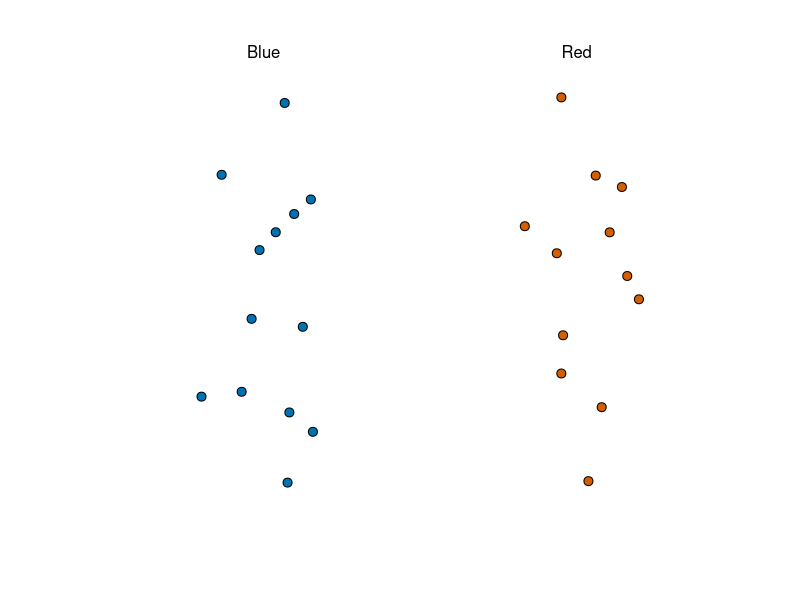
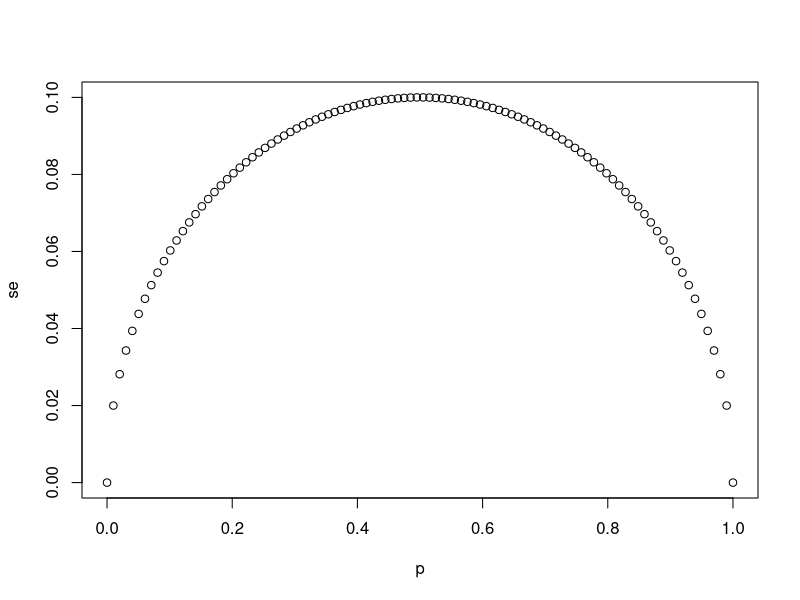
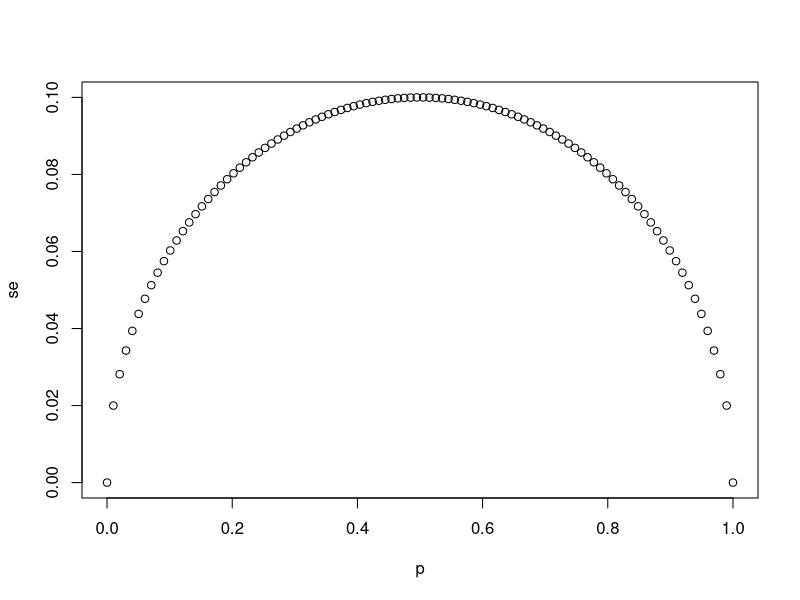
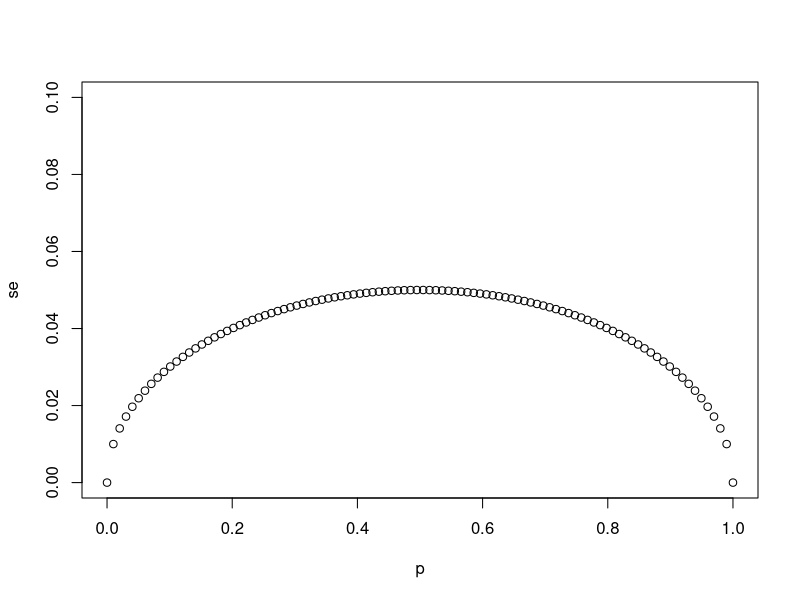
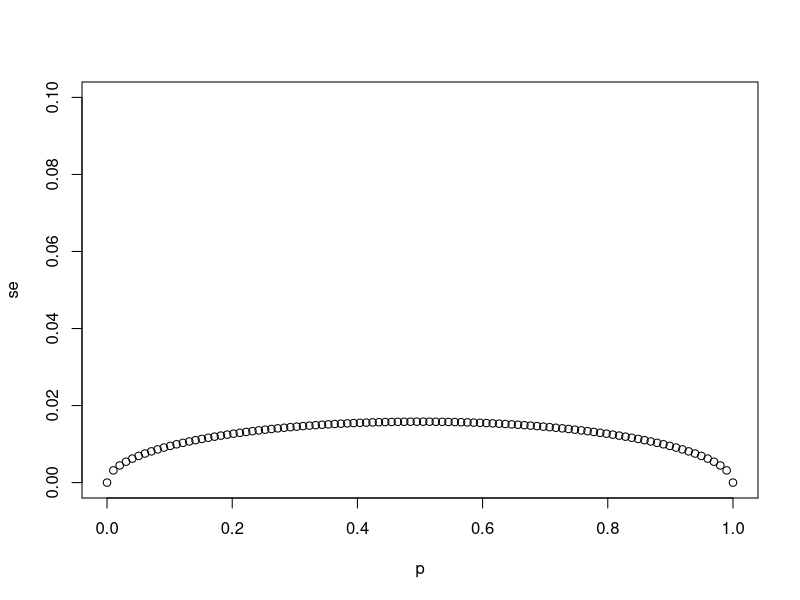
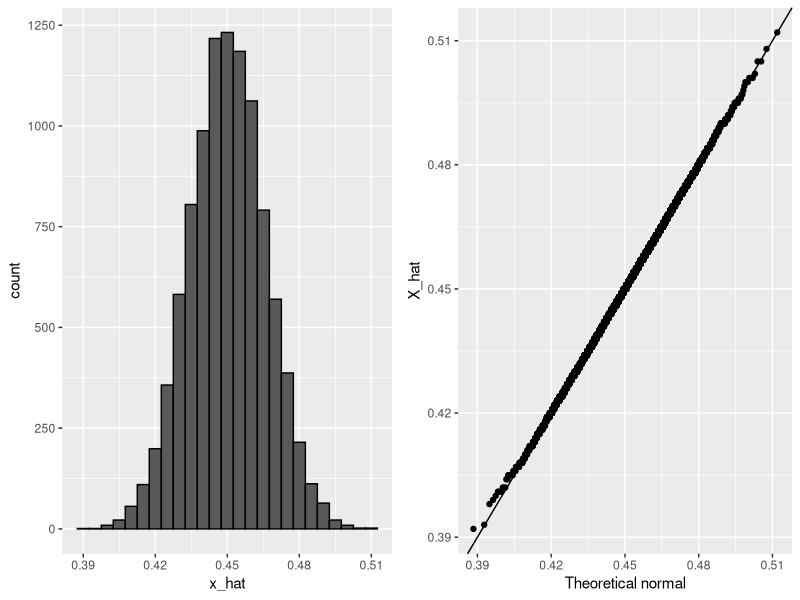
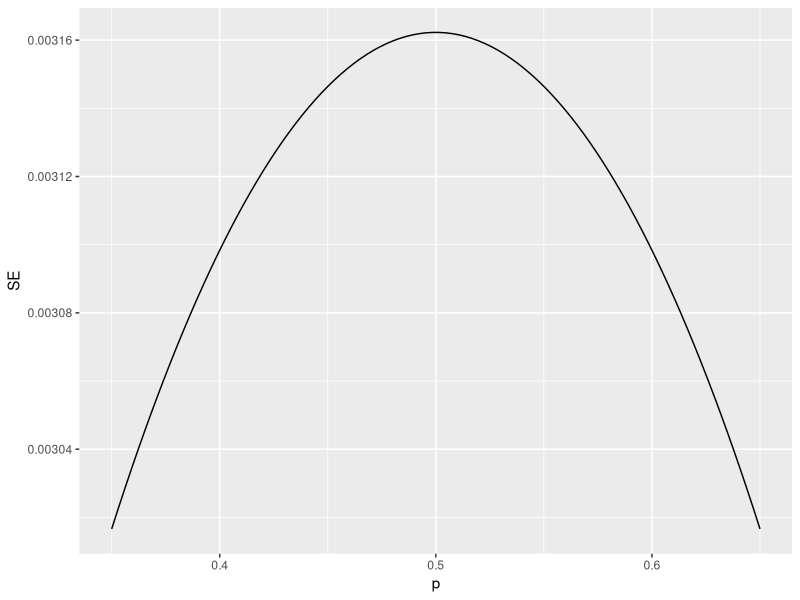
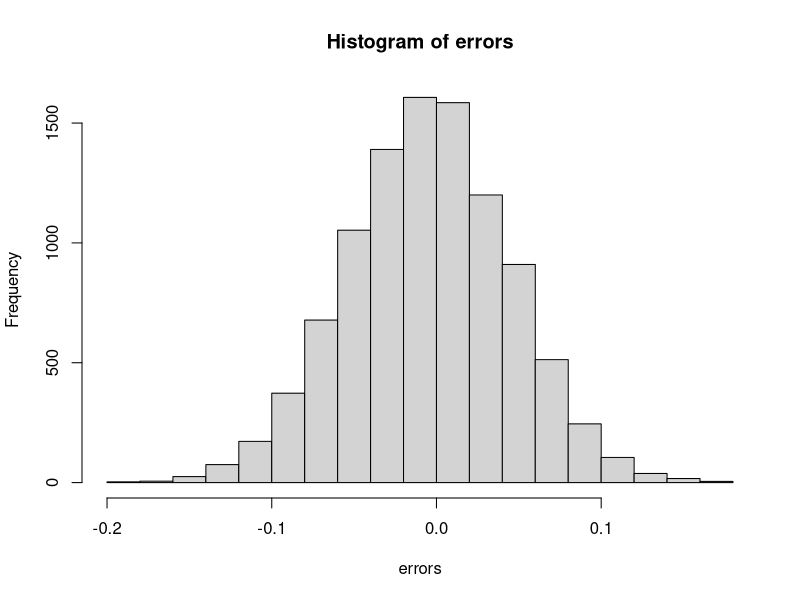

Generate these figures, in order, with R:
## ---- chunk 1
knitr::opts_chunk$set(echo = TRUE)
## ---- chunk 2
if(!require(tidyverse)) install.packages("tidyverse")
if(!require(dslabs)) install.packages("dslabs")

library(tidyverse)
library(dslabs)
take_poll(25)    # draw 25 beads
## ---- chunk 3
# `N` represents the number of people polled
N <- 25

# Create a variable `p` that contains 100 proportions ranging from 0 to 1 using the `seq` function
p <- seq(0, 1, length.out = 100)

# Create a variable `se` that contains the standard error of each sample average
se <- sqrt(p * (1 - p)/N)

# Plot `p` on the x-axis and `se` on the y-axis
plot(p,se)
## ---- chunk 4
# The vector `p` contains 100 proportions of Democrats ranging from 0 to 1 using the `seq` function
p <- seq(0, 1, length = 100)

# The vector `sample_sizes` contains the three sample sizes
sample_sizes <- c(25, 100, 1000)

# Write a for-loop that calculates the standard error `se` for every value of `p` for each of the three samples sizes `N` in the vector `sample_sizes`. Plot the three graphs, using the `ylim` argument to standardize the y-axis across all three plots.
for (N in sample_sizes)
{
se <- sqrt(p * (1 - p)/N)
plot(p,se,ylim = c(0,0.1))
}
## ---- chunk 5
# `N` represents the number of people polled
N <- 25

# `p` represents the proportion of Democratic voters
p <- 0.45

# Calculate the standard error of the spread. Print this value to the console.
2*sqrt((p*(1-p)/N))
## ---- chunk 6
X_hat <- 0.48
se <- sqrt(X_hat*(1-X_hat)/25)
pnorm(0.01/se) - pnorm(-0.01/se)
## ---- chunk 7
p <- 0.45    # unknown p to estimate
N <- 1000

# simulate one poll of size N and determine x_hat
x <- sample(c(0,1), size = N, replace = TRUE, prob = c(1-p, p))
x_hat <- mean(x)

# simulate B polls of size N and determine average x_hat
B <- 10000    # number of replicates
N <- 1000    # sample size per replicate
x_hat <- replicate(B, {
    x <- sample(c(0,1), size = N, replace = TRUE, prob = c(1-p, p))
    mean(x)
})
## ---- chunk 8
if(!require(gridExtra)) install.packages("gridExtra")

library(gridExtra)
p1 <- data.frame(x_hat = x_hat) %>%
    ggplot(aes(x_hat)) +
    geom_histogram(binwidth = 0.005, color = "black")
p2 <- data.frame(x_hat = x_hat) %>%
    ggplot(aes(sample = x_hat)) +
    stat_qq(dparams = list(mean = mean(x_hat), sd = sd(x_hat))) +
    geom_abline() +
    ylab("X_hat") +
    xlab("Theoretical normal")
grid.arrange(p1, p2, nrow=1)
## ---- chunk 9
N <- 100000
p <- seq(0.35, 0.65, length = 100)
SE <- sapply(p, function(x) 2*sqrt(x*(1-x)/N))
data.frame(p = p, SE = SE) %>%
    ggplot(aes(p, SE)) +
    geom_line()
## ---- chunk 10
# Write a function called `take_sample` that takes `p` and `N` as arguements and returns the average value of a randomly sampled population.
take_sample <- function(p, N) {
  x <- sample(c(0,1), size = N, replace = TRUE, prob = c(1-p, p))
  return(mean(x))
}

# Use the `set.seed` function to make sure your answer matches the expected result after random sampling
set.seed(1)

# Define `p` as the proportion of Democrats in the population being polled
p <- 0.45

# Define `N` as the number of people polled
N <- 100

# Call the `take_sample` function to determine the sample average of `N` randomly selected people from a population containing a proportion of Democrats equal to `p`. Print this value to the console.
take_sample(p, N)
## ---- chunk 11
# Define `p` as the proportion of Democrats in the population being polled
p <- 0.45

# Define `N` as the number of people polled
N <- 100

# The variable `B` specifies the number of times we want the sample to be replicated
B <- 10000

# Use the `set.seed` function to make sure your answer matches the expected result after random sampling
set.seed(1)

# Create an objected called `errors` that replicates subtracting the result of the `take_sample` function from `p` for `B` replications
errors <- replicate(B, p - take_sample(p, N))

# Calculate the mean of the errors. Print this value to the console.
mean(errors)
hist(errors)
## ---- chunk 12
# Define `p` as the proportion of Democrats in the population being polled
p <- 0.45

# Define `N` as the number of people polled
N <- 100

# The variable `B` specifies the number of times we want the sample to be replicated
B <- 10000

# Use the `set.seed` function to make sure your answer matches the expected result after random sampling
set.seed(1)

# We generated `errors` by subtracting the estimate from the actual proportion of Democratic voters
errors <- replicate(B, p - take_sample(p, N))

# Calculate the mean of the absolute value of each simulated error. Print this value to the console.
mean(abs(errors))
## ---- chunk 13
# Define `p` as the proportion of Democrats in the population being polled
p <- 0.45

# Define `N` as the number of people polled
N <- 100

# The variable `B` specifies the number of times we want the sample to be replicated
B <- 10000

# Use the `set.seed` function to make sure your answer matches the expected result after random sampling
set.seed(1)

# We generated `errors` by subtracting the estimate from the actual proportion of Democratic voters
errors <- replicate(B, p - take_sample(p, N))

# Calculate the standard deviation of `errors`
sqrt(mean(errors^2))
## ---- chunk 14
# Define `p` as the expected value equal to 0.45
p <- 0.45

# Define `N` as the sample size
N <- 100

# Calculate the standard error
sqrt(p*(1-p)/N)
## ---- chunk 15
# Define `p` as a proportion of Democratic voters to simulate
p <- 0.45

# Define `N` as the sample size
N <- 100

# Use the `set.seed` function to make sure your answer matches the expected result after random sampling
set.seed(1)

# Define `X` as a random sample of `N` voters with a probability of picking a Democrat ('1') equal to `p`
X <- sample(c(0,1), size = N, replace = TRUE, prob = c(1-p, p))

# Define `X_bar` as the average sampled proportion
X_bar <- mean(X)

# Calculate the standard error of the estimate. Print the result to the console.
se <- sqrt((X_bar*(1-X_bar)/N))
se
## ---- chunk 16
N <- seq(100, 5000, len = 100)
p <- 0.5
se <- sqrt(p*(1-p)/N)
plot(se, N)
## ---- chunk 17
# Define `p` as the proportion of Democrats in the population being polled
p <- 0.45

# Define `N` as the number of people polled
N <- 100

# The variable `B` specifies the number of times we want the sample to be replicated
B <- 10000

# Use the `set.seed` function to make sure your answer matches the expected result after random sampling
set.seed(1)

# Generate `errors` by subtracting the estimate from the actual proportion of Democratic voters
errors <- replicate(B, p - take_sample(p, N))

# Generate a qq-plot of `errors` with a qq-line showing a normal distribution
qqnorm(errors)
qqline(errors)
## ---- chunk 18
# Define `p` as the proportion of Democrats in the population being polled
p <- 0.45

# Define `N` as the number of people polled
N <- 100

# Calculate the probability that the estimated proportion of Democrats in the population is greater than 0.5. Print this value to the console.

1-pnorm(0.5, p, sqrt(p*(1-p)/N))
## ---- chunk 19
# Define `N` as the number of people polled
N <-100

# Define `X_hat` as the sample average
X_hat <- 0.51

# Define `se_hat` as the standard error of the sample average
se_hat <- sqrt(X_hat*(1-X_hat)/N)

# Calculate the probability that the error is 0.01 or larger
1-pnorm(0.01,0,se_hat) + pnorm(-0.01,0,se_hat)
## ---- chunk 20
data("nhtemp")
data.frame(year = as.numeric(time(nhtemp)), temperature = as.numeric(nhtemp)) %>%
    ggplot(aes(year, temperature)) +
    geom_point() +
    geom_smooth() +
    ggtitle("Average Yearly Temperatures in New Haven")
## ---- chunk 21
p <- 0.45
N <- 1000
X <- sample(c(0,1), size = N, replace = TRUE, prob = c(1-p, p))    # generate N observations
X_hat <- mean(X)    # calculate X_hat
SE_hat <- sqrt(X_hat*(1-X_hat)/N)    # calculate SE_hat, SE of the mean of N observations
c(X_hat - 2*SE_hat, X_hat + 2*SE_hat)    # build interval of 2*SE above and below mean
## ---- chunk 22
z <- qnorm(0.995)    # calculate z to solve for 99% confidence interval
pnorm(qnorm(0.995))    # demonstrating that qnorm gives the z value for a given probability
pnorm(qnorm(1-0.995))    # demonstrating symmetry of 1-qnorm
pnorm(z) - pnorm(-z)    # demonstrating that this z value gives correct probability for interval
## ---- chunk 23
B <- 10000
inside <- replicate(B, {
    X <- sample(c(0,1), size = N, replace = TRUE, prob = c(1-p, p))
    X_hat <- mean(X)
    SE_hat <- sqrt(X_hat*(1-X_hat)/N)
    between(p, X_hat - 2*SE_hat, X_hat + 2*SE_hat)    # TRUE if p in confidence interval
})
mean(inside)
## ---- chunk 24
N <- 25
X_hat <- 0.48
(2*X_hat - 1) + c(-2, 2)*2*sqrt(X_hat*(1-X_hat)/N)
## ---- chunk 25
N <- 100    # sample size
z <- sqrt(N) * 0.02/0.5    # spread of 0.02
1 - (pnorm(z) - pnorm(-z))
## ---- chunk 26
# Load the data
data(polls_us_election_2016)

# Generate an object `polls` that contains data filtered for polls that ended on or after October 31, 2016 in the United States
polls <- filter(polls_us_election_2016, enddate >= "2016-10-31" & state == "U.S.")

# How many rows does `polls` contain? Print this value to the console.
nrow(polls)

# Assign the sample size of the first poll in `polls` to a variable called `N`. Print this value to the console.
N <- head(polls$samplesize,1)
N

# For the first poll in `polls`, assign the estimated percentage of Clinton voters to a variable called `X_hat`. Print this value to the console.
X_hat <- (head(polls$rawpoll_clinton,1)/100)
X_hat

# Calculate the standard error of `X_hat` and save it to a variable called `se_hat`. Print this value to the console.
se_hat <- sqrt(X_hat*(1-X_hat)/N)
se_hat

# Use `qnorm` to calculate the 95% confidence interval for the proportion of Clinton voters. Save the lower and then the upper confidence interval to a variable called `ci`.
ci <- c(X_hat - qnorm(0.975)*se_hat, X_hat + qnorm(0.975)*se_hat)
ci
## ---- chunk 27
# The `polls` object that filtered all the data by date and nation has already been loaded. Examine it using the `head` function.
head(polls)

# Create a new object called `pollster_results` that contains columns for pollster name, end date, X_hat, se_hat, lower confidence interval, and upper confidence interval for each poll.
polls <- mutate(polls, X_hat = polls$rawpoll_clinton/100, se_hat = sqrt(X_hat*(1-X_hat)/polls$samplesize), lower = X_hat - qnorm(0.975)*se_hat, upper = X_hat + qnorm(0.975)*se_hat)
pollster_results <- select(polls, pollster, enddate, X_hat, se_hat, lower, upper)
pollster_results
## ---- chunk 28
# The `pollster_results` object has already been loaded. Examine it using the `head` function.
head(pollster_results)

# Add a logical variable called `hit` that indicates whether the actual value exists within the confidence interval of each poll. Summarize the average `hit` result to determine the proportion of polls with confidence intervals include the actual value. Save the result as an object called `avg_hit`.
avg_hit <- pollster_results %>% mutate(hit=(lower<0.482 & upper>0.482)) %>% summarize(mean(hit))
avg_hit
## ---- chunk 29
# Add a statement to this line of code that will add a new column named `d_hat` to `polls`. The new column should contain the difference in the proportion of voters.
polls <- polls_us_election_2016 %>% filter(enddate >= "2016-10-31" & state == "U.S.")  %>%
  mutate(d_hat = rawpoll_clinton/100 - rawpoll_trump/100)

# Assign the sample size of the first poll in `polls` to a variable called `N`. Print this value to the console.
N <- polls$samplesize[1]
N

# Assign the difference `d_hat` of the first poll in `polls` to a variable called `d_hat`. Print this value to the console.
d_hat <- polls$d_hat[1]
d_hat

# Assign proportion of votes for Clinton to the variable `X_hat`.
X_hat <- (d_hat+1)/2
X_hat

# Calculate the standard error of the spread and save it to a variable called `se_hat`. Print this value to the console.
se_hat <- 2*sqrt(X_hat*(1-X_hat)/N)
se_hat


# Use `qnorm` to calculate the 95% confidence interval for the difference in the proportions of voters. Save the lower and then the upper confidence interval to a variable called `ci`.
ci <- c(d_hat - qnorm(0.975)*se_hat, d_hat + qnorm(0.975)*se_hat)
ci
## ---- chunk 30
# The subset `polls` data with 'd_hat' already calculated has been loaded. Examine it using the `head` function.
head(polls)

# Create a new object called `pollster_results` that contains columns for pollster name, end date, d_hat, lower confidence interval of d_hat, and upper confidence interval of d_hat for each poll.
d_hat = polls$rawpoll_clinton/100 - polls$rawpoll_trump/100
X_hat = (d_hat + 1) / 2
polls <- mutate(polls, X_hat, se_hat = 2 * sqrt(X_hat * (1 - X_hat) / samplesize), lower = d_hat - qnorm(0.975)*se_hat, upper = d_hat + qnorm(0.975)*se_hat)
pollster_results <- select(polls, pollster, enddate, d_hat, lower, upper)
pollster_results
## ---- chunk 31
# The `pollster_results` object has already been loaded. Examine it using the `head` function.
head(pollster_results)

# Add a logical variable called `hit` that indicates whether the actual value (0.021) exists within the confidence interval of each poll. Summarize the average `hit` result to determine the proportion of polls with confidence intervals include the actual value. Save the result as an object called `avg_hit`.
avg_hit <- pollster_results %>% mutate(hit=(lower<0.021 & upper>0.021)) %>% summarize(mean(hit))
avg_hit
## ---- chunk 32
# The `polls` object has already been loaded. Examine it using the `head` function.
head(polls)

# Add variable called `error` to the object `polls` that contains the difference between d_hat and the actual difference on election day. Then make a plot of the error stratified by pollster.
error <- polls$d_hat - 0.021
polls <- mutate(polls, error)
polls %>% ggplot(aes(x = polls$pollster, y = polls$error)) +
  geom_point() +
  theme(axis.text.x = element_text(angle = 90, hjust = 1))
## ---- chunk 33
if(!require(dplyr)) install.packages("dplyer")

# The `polls` object has already been loaded. Examine it using the `head` function.
head(polls)

# Add variable called `error` to the object `polls` that contains the difference between d_hat and the actual difference on election day. Then make a plot of the error stratified by pollster, but only for pollsters who took 5 or more polls.
error <- polls$d_hat - 0.021
polls <- mutate(polls, error)
polls %>% group_by(polls$pollster) %>% filter(n() >= 5) 
polls %>% ggplot(aes(x = polls$pollster, y = polls$error)) +
  geom_point() +
  theme(axis.text.x = element_text(angle = 90, hjust = 1))
## ---- chunk 34
d <- 0.039
Ns <- c(1298, 533, 1342, 897, 774, 254, 812, 324, 1291, 1056, 2172, 516)
p <- (d+1)/2

# calculate confidence intervals of the spread
confidence_intervals <- sapply(Ns, function(N){
    X <- sample(c(0,1), size=N, replace=TRUE, prob = c(1-p, p))
    X_hat <- mean(X)
    SE_hat <- sqrt(X_hat*(1-X_hat)/N)
    2*c(X_hat, X_hat - 2*SE_hat, X_hat + 2*SE_hat) - 1
})

# generate a data frame storing results
polls <- data.frame(poll = 1:ncol(confidence_intervals),
                    t(confidence_intervals), sample_size = Ns)
names(polls) <- c("poll", "estimate", "low", "high", "sample_size")
polls
## ---- chunk 35
d_hat <- polls %>%
    summarize(avg = sum(estimate*sample_size) / sum(sample_size)) %>%
    .$avg

p_hat <- (1+d_hat)/2
moe <- 2*1.96*sqrt(p_hat*(1-p_hat)/sum(polls$sample_size))   
round(d_hat*100,1)
round(moe*100, 1)
## ---- chunk 36
# suggested libraries and options
library(tidyverse)
options(digits = 3)
# load brexit_polls object
library(dslabs)
data(brexit_polls)
## ---- chunk 37
p <- 0.481    # official proportion voting "Remain"
d <- 2*p-1    # official spread
## ---- chunk 38
# The final proportion of voters choosing "Remain" was p=0.481. Consider a poll with a sample of N=1500 voters.
N <- 1500
# What is the expected total number of voters in the sample choosing "Remain"?
nb_remain <- N*p
nb_remain
# What is the standard error of the total number of voters in the sample choosing "Remain"?
se_remain <- sqrt(N*p*(1-p))
se_remain
# What is the expected value of X_bar, the proportion of "Remain" voters?
X_bar <- p
X_bar
# What is the standard error of X_bar, the proportion of "Remain" voters?
se <- sqrt(p*(1-p)/N)
se
# What is the expected value of d, the spread between the proportion of "Remain" voters and "Leave" voters?
d <- 2*p-1
d
# What is the standard error of d, the spread between the proportion of "Remain" voters and "Leave" voters?
2 * se
## ---- chunk 39
head(brexit_polls)
brexit_polls <- brexit_polls %>%
        mutate(x_hat = (spread+1)/2)
# What is the average of the observed spreads (spread)?
mean(brexit_polls$spread)
 
# What is the standard deviation of the observed spreads?
sd(brexit_polls$spread)
# What is the average of x_hat, the estimates of the parameter p?
mean(brexit_polls$x_hat)
 
# What is the standard deviation of x_hat?
sd(brexit_polls$x_hat)
## ---- chunk 40
brexit_polls[1,]
# Use qnorm to compute the 95% confidence interval for X_hat.
# What is the lower bound of the 95% confidence interval?
brexit_polls[1,]$x_hat - qnorm(.975) * sqrt(brexit_polls[1,]$x_hat *(1-brexit_polls[1,]$x_hat)/brexit_polls[1,]$samplesize)
 
# What is the upper bound of the 95% confidence interval?
brexit_polls[1,]$x_hat + qnorm(.975) * sqrt(brexit_polls[1,]$x_hat *(1-brexit_polls[1,]$x_hat)/brexit_polls[1,]$samplesize)
 
# Does the 95% confidence interval predict a winner (does not cover p=0.5)? Does the 95% confidence interval cover the true value of p observed during the referendum?
# A: The interval predicts a winner but does not cover the true value of p
## ---- chunk 41
# suggested libraries and options
library(tidyverse)
options(digits = 3)
# load brexit_polls object and add x_hat column
library(dslabs)
data(brexit_polls)
brexit_polls <- brexit_polls %>%
    mutate(x_hat = (spread + 1)/2)
# final proportion voting "Remain"
p <- 0.481
## ---- chunk 42
d <- -0.038
june_polls <- brexit_polls %>%
  filter(enddate > "2016-06-01")
june_polls <- june_polls %>%
  mutate(se_x_hat = sqrt(x_hat*(1-x_hat)/samplesize),
           se_spread = 2 * se_x_hat,
           lower = spread - qnorm(.975) * se_spread,
           upper = spread + qnorm(.975) * se_spread,
           hit = (lower<=d & upper>=d))
head(june_polls)
# How many polls are in june_polls?
nrow(june_polls)
# What proportion of polls have a confidence interval that covers the value 0?
june_polls %>% summarize(mean(lower<=0 & upper>=0))
# What proportion of polls predict "Remain" (confidence interval entirely above 0)?
june_polls %>% summarize(mean(lower>0))
# What proportion of polls have a confidence interval covering the true value of d?
june_polls %>% summarize(mean(hit))
## ---- chunk 43
june_polls %>%
  group_by(pollster) %>%
  summarize(hit_rate=mean(hit), n()) %>%
  arrange(hit_rate)
## ---- chunk 44
june_polls %>% group_by(poll_type) %>%
  ggplot(aes(poll_type,spread)) +
  geom_boxplot()
## ---- chunk 45
combined_by_type <- june_polls %>%
        group_by(poll_type) %>%
        summarize(N = sum(samplesize),
                  spread = sum(spread*samplesize)/N,
                  p_hat = (spread + 1)/2)
res <- combined_by_type %>%
  mutate(
    se_spread = 2 * sqrt(p_hat * (1-p_hat) / N),
    ci_lower = spread - qnorm(.975) * se_spread,
    ci_upper = spread + qnorm(.975) * se_spread
    )
res
#What is the lower bound of the 95% confidence interval for online voters?
#What is the upper bound of the 95% confidence interval for online voters?
res %>%
  filter(poll_type == 'Online') %>%
  select(ci_lower, ci_upper)
## ---- chunk 46
# suggested libraries and options
library(tidyverse)
options(digits = 3)
# load brexit_polls object and add x_hat column
library(dslabs)
data(brexit_polls)
brexit_polls <- brexit_polls %>%
    mutate(x_hat = (spread + 1)/2)
# final proportion voting "Remain"
p <- 0.481
## ---- chunk 47
d <- -0.038
brexit_hit <- brexit_polls %>%
  mutate(p_hat = (spread + 1)/2,
         se_spread = 2*sqrt(p_hat*(1-p_hat)/samplesize),
         spread_lower = spread - qnorm(.975)*se_spread,
         spread_upper = spread + qnorm(.975)*se_spread,
         hit = spread_lower < d & spread_upper > d) %>%
  select(poll_type, hit)
## ---- chunk 48
head(brexit_hit)
res <- brexit_hit %>% 
  group_by(poll_type) %>%
  summarize(T=sum(hit), F=sum(!hit))
res
two_by_two <- tibble(hit=c(FALSE,TRUE), 
       'Online'=c(res[res$poll_type=='Online',]$F, 
                  res[res$poll_type=='Online',]$T),
       'Telephone'=c(res[res$poll_type!='Online',]$F, 
                  res[res$poll_type!='Online',]$T))
chisq_test <- two_by_two %>%
    select(-hit) %>%
  chisq.test()
chisq_test
# What is the p-value of the chi-squared test comparing the hit rate of online and telephone polls?
# A: 0.001
# Determine which poll type has a higher probability of producing a confidence interval that covers the correct value of the spread. Also determine whether this difference is statistically significant at a p-value cutoff of 0.05. Which of the following is true?
# A: Online polls are more likely to cover the correct value of the spread and this difference is statistically significant.
## ---- chunk 49
two_by_two
# Calculate the odds that an online poll generates a confidence interval that covers the actual value of the spread.
# Calculate the odds that a telephone poll generates a confidence interval that covers the actual value of the spread.
#Calculate the odds ratio to determine how many times larger the odds are for online polls to hit versus telephone polls.
odds_online <- two_by_two$Online[two_by_two$hit==TRUE] / two_by_two$Online[two_by_two$hit==FALSE]
odds_tel <- two_by_two$Telephone[two_by_two$hit==TRUE] / two_by_two$Telephone[two_by_two$hit==FALSE]
odds_online
odds_tel
odds_online / odds_tel
## ---- chunk 50
brexit_polls %>%
  ggplot(aes(enddate, spread, col=poll_type)) +
  geom_point() +
  geom_smooth(method = "loess", span=0.4) +
  geom_hline(aes(yintercept=-.038))
## ---- chunk 51
brexit_long <- brexit_polls %>%
    gather(vote, proportion, "remain":"undecided") %>%
    mutate(vote = factor(vote))
head(brexit_long)
# Make a graph of proportion over time colored by vote. Add a smooth trendline with geom_smooth and method = "loess" with a span of 0.3.
brexit_long %>%
  ggplot(aes(enddate, proportion, col=vote)) +
  geom_point() +
  geom_smooth(method = "loess", span=0.3)
